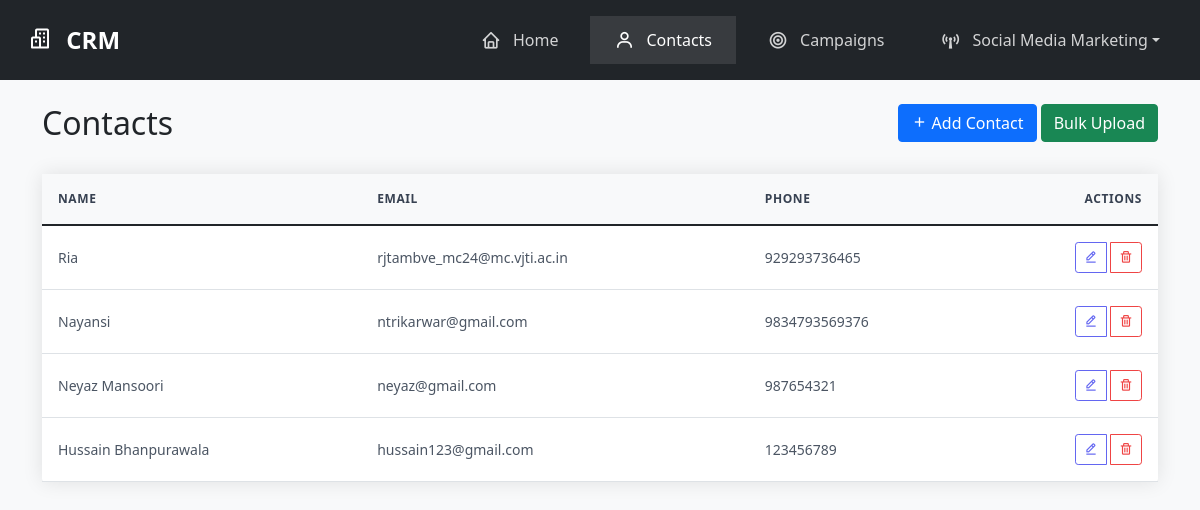
/contacts/, run on the app's committed database.
### core/models.py (models this page shows, shortened)
class Contact(models.Model):
    name = models.CharField(max_length=100)
    email = models.EmailField(unique=True)
    phone = models.CharField(max_length=20)
    created_at = models.DateTimeField(auto_now_add=True)
    updated_at = models.DateTimeField(auto_now=True)

### core/views.py (the view)
# urls.py: path('contacts/', views.ContactListView.as_view(), name='contact_list'),
class ContactListView(ListView):
    model = Contact
    template_name = 'core/contact_list.html'
    context_object_name = 'contacts'
    ordering = ['-created_at']
    def get_context_data(self, **kwargs):
        context = super().get_context_data(**kwargs)
        context['bulk_form'] = BulkContactForm()
        return context

### core/templates/core/contact_list.html (shortened to what this page needs)
{% extends 'core/base.html' %}
{% load static %}
{% block content %}
<div class="container mt-4">
    <div class="row mb-4">
        <div class="col">
            <h2>Contacts</h2>
        </div>
        <div class="col-auto">
            <a href="{% url 'core:contact_create' %}" class="btn btn-primary">
                <i class="bx bx-plus"></i> Add Contact
            </a>
            <button type="button" class="btn btn-success" data-bs-toggle="modal" data-bs-target="#bulkUploadModal">
                Bulk Upload
            </button>
        </div>
    </div>
    <div class="card">
        <div class="card-body p-0">
            <div class="table-responsive">
                <table class="table table-hover mb-0">
                    <thead>
                        <tr>
                            <th>Name</th>
                            <th>Email</th>
                            <th>Phone</th>
                            <th class="text-end">Actions</th>
                        </tr>
                    </thead>
                    <tbody>
                        {% for contact in contacts %}
                        <tr>
                            <td>{{ contact.name }}</td>
                            <td>{{ contact.email }}</td>
                            <td>{{ contact.phone }}</td>
                            <td class="text-end">
                                <div class="btn-group">
                                    <a href="{% url 'core:contact_update' contact.pk %}" class="btn btn-sm btn-outline-primary">
                                        <i class="bx bx-edit-alt"></i>
                                    </a>
                                    <a href="{% url 'core:contact_delete' contact.pk %}" class="btn btn-sm btn-outline-danger">
                                        <i class="bx bx-trash"></i>
                                    </a>
                                </div>
                            </td>
                        </tr>
                        {% endfor %}
                    </tbody>
                </table>
            </div>
        </div>
    </div>
</div>
{% endblock %}

### core/templates/core/base.html (shortened to what this page needs)
{% load static %}
<!DOCTYPE html>
<html lang="en">
  <head>
    <link
      href="https://cdn.jsdelivr.net/npm/bootstrap@5.1.3/dist/css/bootstrap.min.css"
      rel="stylesheet"
    />
    <link
      href="https://unpkg.com/boxicons@2.1.4/css/boxicons.min.css"
      rel="stylesheet"
    />
  </head>
  <body>
    <nav class="navbar navbar-expand-lg navbar-dark">
      <div class="container-fluid">
        <a class="navbar-brand" href="{% url 'core:home' %}">
          <i class="bx bx-buildings"></i>
          CRM
        </a>
        <div class="collapse navbar-collapse" id="navbarNav">
          <ul class="navbar-nav ms-auto">
            <li class="nav-item">
              <a
                class="nav-link {% if request.path == '/' %}active{% endif %}"
                href="{% url 'core:home' %}"
              >
                <i class="bx bx-home"></i>
                Home
              </a>
            </li>
            <li class="nav-item">
              <a
                class="nav-link {% if '/contacts/' in request.path %}active{% endif %}"
                href="{% url 'core:contact_list' %}"
              >
                <i class="bx bx-user"></i>
                Contacts
              </a>
            </li>
            <li class="nav-item">
              <a
                class="nav-link {% if '/campaigns/' in request.path %}active{% endif %}"
                href="{% url 'core:campaign_list' %}"
              >
                <i class="bx bx-bullseye"></i>
                Campaigns
              </a>
            </li>
            <li class="nav-item dropdown">
              <a
                class="nav-link dropdown-toggle {% if '/email-marketing/' in request.path or '/whatsapp-marketing/' in request.path or '/facebook-marketing/' in request.path %}active{% endif %}"
                href="#"
                id="navbarDropdown"
                role="button"
                data-bs-toggle="dropdown"
                aria-expanded="false"
              >
                <i class="bx bx-broadcast"></i>
                Social Media Marketing
              </a>
            </li>
          </ul>
        </div>
      </div>
    </nav>
    <main class="main-content">{% block content %} {% endblock %}</main>
  </body>
</html>

### core/templates/core/base.html (style rules this page uses)
body { background-color: #f8f9fa; }
.navbar { background-color: #212529 !important; padding: 1rem 0; }
.navbar-brand { font-weight: 600; font-size: 1.5rem; color: #fff !important; padding-left: 1rem; }
.navbar-brand i { margin-right: 0.5rem; }
.nav-link { font-weight: 500; padding: 0.75rem 1.5rem !important; color: rgba(255, 255, 255, 0.8) !important; display: flex; align-items: center; }
.nav-link.active { color: #fff !important; background-color: rgba(255, 255, 255, 0.1); }
.nav-link i { margin-right: 0.75rem; font-size: 1.25rem; }
.navbar-nav { padding: 0.5rem 0; }
@media (min-width: 992px) { .navbar-nav { padding: 0; } }
@media (min-width: 992px) { .nav-link { margin: 0 0.25rem; } }

### core/templates/core/contact_list.html (style rules this page uses)
.card { border: none; box-shadow: 0 0 20px rgba(0,0,0,0.1); }
.table { margin-bottom: 0; }
.table th { border-top: none; background-color: #f8f9fa; font-weight: 600; color: #374151; text-transform: uppercase; font-size: 0.75rem; letter-spacing: 0.05em; padding: 1rem; }
.table td { padding: 1rem; vertical-align: middle; color: #4b5563; font-size: 0.875rem; }
.btn-group { gap: 0.25rem; }
.btn-sm { padding: 0.25rem 0.5rem; }
.btn-outline-primary { color: #6366f1; border-color: #6366f1; }
.btn-outline-danger { color: #ef4444; border-color: #ef4444; }

### data on the page
Contact: name "Ria", email "rjtambve_mc24@mc.vjti.ac.in", phone "929293736465"
Contact: name "Nayansi", email "ntrikarwar@gmail.com", phone "9834793569376"
Contact: name "Neyaz Mansoori", email "neyaz@gmail.com", phone "987654321"
Contact: name "Hussain Bhanpurawala", email "hussain123@gmail.com", phone "123456789"
